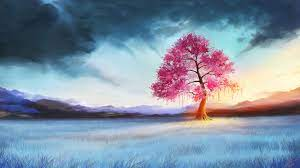
#> input picture Imgs/nature.jpg, 300 x 168 px
$ python '离散余弦变换.py'
#> lines starting #> are read from the running program, lines starting #| are printed output that depends on the picture
import cv2
import numpy as np
import matplotlib.pyplot as plt

img = cv2.imread('../Imgs/nature.jpg', 0)
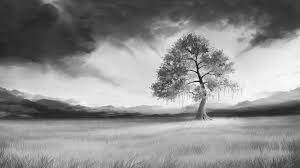
#> img: shape (168, 300); min 1, max 255, mean 141.4
img1 = img.astype('float')

# [21 lines of commented-out code are left out]

img_dct = cv2.dct(img1)  # 进行离散余弦变换
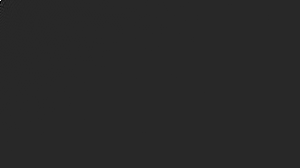
#> img_dct: shape (168, 300) float64; min -5934.4, max 31744.7, mean 0.3; drawn with min black and max white
img_dct_log = np.log(abs(img_dct))  # 进行log处理
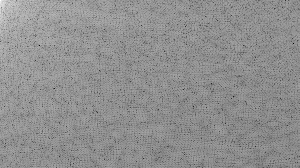
#> img_dct_log: shape (168, 300) float64; min -9.82, max 10.37, mean 1.61; drawn with min black and max white
img_recor2 = cv2.idct(img_dct)  # 进行离散余弦反变换


plt.subplot(131)
plt.imshow(img1, cmap="gray")
plt.title("original image")

plt.subplot(132)
plt.imshow(img_dct_log, cmap="gray")
plt.title("DCT_LOG")


plt.subplot(133)
plt.imshow(img_recor2, cmap="gray")
plt.title("after DCT")


plt.show()
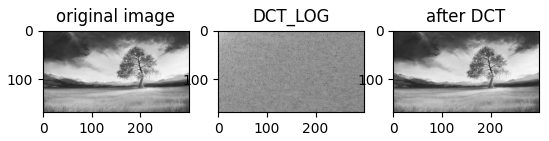
#> figure drawn by matplotlib, 3 panels
